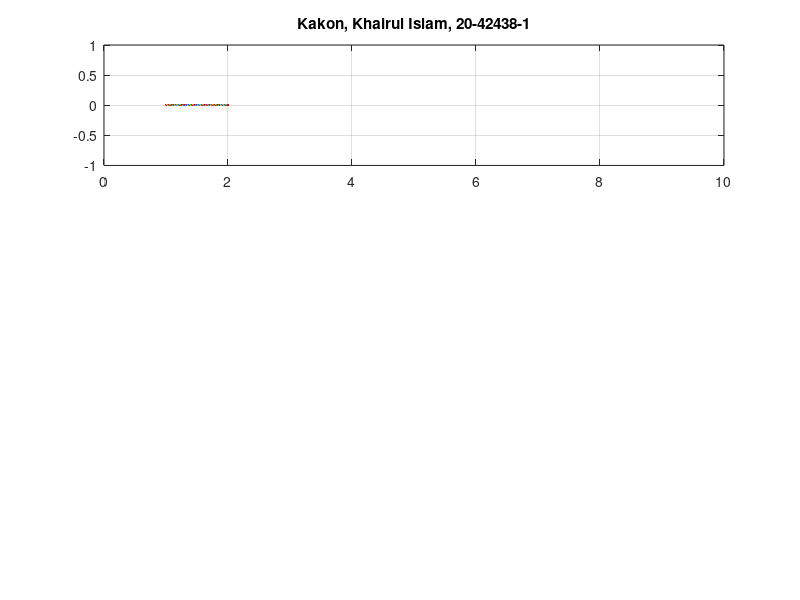

MATLAB code for this plot: (Note: this script raises an error after producing the figure.)
close all;
clc;
f=1;
f2=8;
x=[0 0 1 1 0 1 0 0 0 0 1 1 0 0 1 1 0 0 1 1 1 0 0 0]; % input signal ;
nx=size(x,2);
i=1;
while i<nx+1
 t = i:0.001:i+1;
 if x(i)==1
 %Formula = Amplitude*sin(frequency)+ ()%
 ask=7*sin(2*pi*f*t);
 fsk=sin(2*pi*f*t);
 psk=sin(2*pi*f*t);
 else
 ask=0;
 fsk=sin(2*pi*f2*t);
 psk=sin(2*pi*f*t+(-3*pi/4));
 end
 subplot(3,1,1);
 plot(t,ask);
 hold on;
 grid on;
 axis([0 10 -1 1]);
 %xlabel('Voltage(V)');%
 %ylabel('Amplitude');%
 title('Kakon, Khairul Islam, 20-42438-1')
 subtitle('Amplitude Shift Key')
 subplot(3,1,2);
 plot(t,fsk);
 hold on;
 grid on;
 axis([0 10 -1 1]);
 %xlabel('Frequency(F)');%
 %ylabel('Amplitude');%
 subtitle('Frequency Shift Key')
 subplot(3,1,3);
 plot(t,psk);
 hold on;
 grid on;
 axis([0 10 -1 1]);
 %xlabel('Phase');%
 %ylabel('Amplitude');%
 subtitle('Phase Shift Key')
 i=i+1;
end
